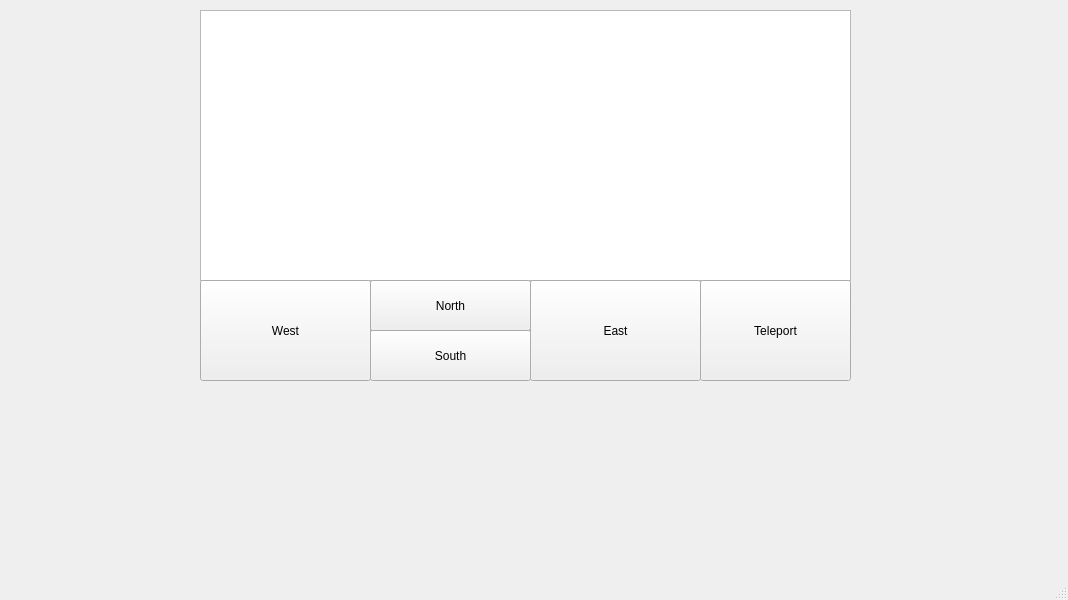
<?xml version="1.0" encoding="UTF-8"?>
<ui version="4.0">
 <class>MainWindow</class>
 <widget class="QMainWindow" name="MainWindow">
  <property name="geometry">
   <rect>
    <x>0</x>
    <y>0</y>
    <width>1068</width>
    <height>600</height>
   </rect>
  </property>
  <property name="windowTitle">
   <string>MainWindow</string>
  </property>
  <widget class="QWidget" name="centralwidget">
   <widget class="QTextEdit" name="textEdit">
    <property name="geometry">
     <rect>
      <x>200</x>
      <y>10</y>
      <width>651</width>
      <height>271</height>
     </rect>
    </property>
   </widget>
   <widget class="QPushButton" name="btnWest">
    <property name="geometry">
     <rect>
      <x>200</x>
      <y>280</y>
      <width>171</width>
      <height>101</height>
     </rect>
    </property>
    <property name="text">
     <string>West</string>
    </property>
   </widget>
   <widget class="QPushButton" name="btnNorth">
    <property name="geometry">
     <rect>
      <x>370</x>
      <y>280</y>
      <width>161</width>
      <height>51</height>
     </rect>
    </property>
    <property name="text">
     <string>North</string>
    </property>
   </widget>
   <widget class="QPushButton" name="btnEast">
    <property name="geometry">
     <rect>
      <x>530</x>
      <y>280</y>
      <width>171</width>
      <height>101</height>
     </rect>
    </property>
    <property name="text">
     <string>East</string>
    </property>
   </widget>
   <widget class="QPushButton" name="btnSouth">
    <property name="geometry">
     <rect>
      <x>370</x>
      <y>330</y>
      <width>161</width>
      <height>51</height>
     </rect>
    </property>
    <property name="text">
     <string>South</string>
    </property>
   </widget>
   <widget class="QPushButton" name="btnTeleport">
    <property name="geometry">
     <rect>
      <x>700</x>
      <y>280</y>
      <width>151</width>
      <height>101</height>
     </rect>
    </property>
    <property name="text">
     <string>Teleport</string>
    </property>
   </widget>
  </widget>
  <widget class="QMenuBar" name="menubar">
   <property name="geometry">
    <rect>
     <x>0</x>
     <y>0</y>
     <width>1068</width>
     <height>18</height>
    </rect>
   </property>
  </widget>
  <widget class="QStatusBar" name="statusbar"/>
 </widget>
 <resources/>
 <connections/>
</ui>
